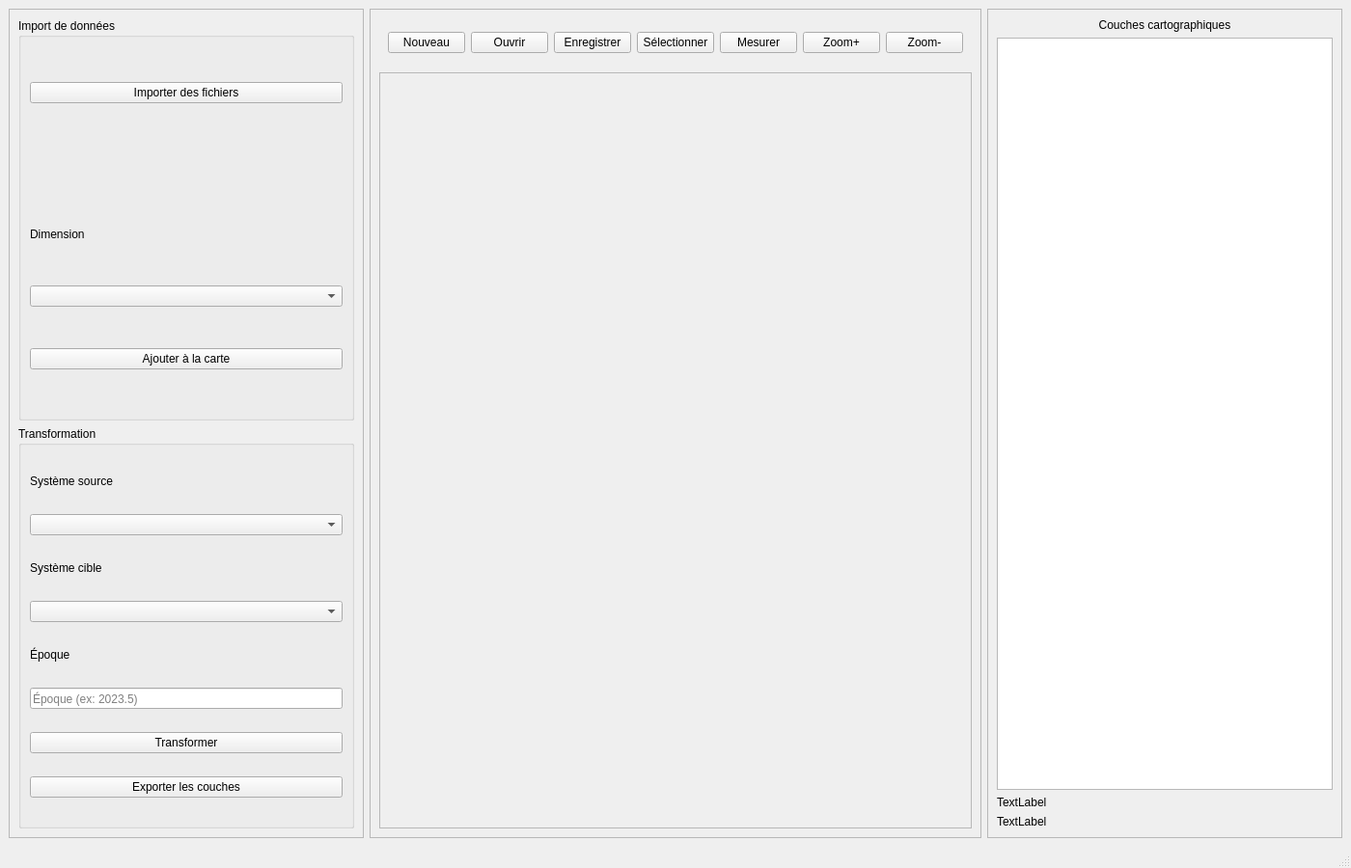
<?xml version="1.0" encoding="UTF-8"?>
<ui version="4.0">
 <class>MainWindow</class>
 <widget class="QMainWindow" name="MainWindow">
  <property name="geometry">
   <rect>
    <x>0</x>
    <y>0</y>
    <width>1400</width>
    <height>900</height>
   </rect>
  </property>
  <property name="windowTitle">
   <string>SIG 4D</string>
  </property>
  <widget class="QWidget" name="centralwidget">
   <layout class="QHBoxLayout" name="mainLayout">
    <item>
     <widget class="QFrame" name="leftPanel">
      <property name="frameShape">
       <enum>QFrame::StyledPanel</enum>
      </property>
      <layout class="QVBoxLayout" name="leftPanelLayout">
       <item>
        <widget class="QGroupBox" name="importGroup">
         <property name="title">
          <string>Import de données</string>
         </property>
         <property name="flat">
          <bool>false</bool>
         </property>
         <layout class="QVBoxLayout">
          <item>
           <widget class="QPushButton" name="importBtn">
            <property name="text">
             <string>Importer des fichiers</string>
            </property>
            <property name="icon">
             <iconset resource="../resources.qrc">
              <normaloff>:/icons/icons/upload.png</normaloff>:/icons/icons/upload.png</iconset>
            </property>
            <property name="iconSize">
             <size>
              <width>45</width>
              <height>45</height>
             </size>
            </property>
           </widget>
          </item>
          <item>
           <widget class="QLabel" name="selectedFileLabel">
            <property name="maximumSize">
             <size>
              <width>300</width>
              <height>40</height>
             </size>
            </property>
            <property name="text">
             <string/>
            </property>
           </widget>
          </item>
          <item>
           <widget class="QLabel" name="label_2">
            <property name="maximumSize">
             <size>
              <width>16777215</width>
              <height>20</height>
             </size>
            </property>
            <property name="text">
             <string>Dimension</string>
            </property>
           </widget>
          </item>
          <item>
           <widget class="QComboBox" name="dimensionCombo">
            <property name="placeholderText">
             <string>Dimension...</string>
            </property>
           </widget>
          </item>
          <item>
           <widget class="QPushButton" name="addToMapBtn">
            <property name="text">
             <string>Ajouter à la carte</string>
            </property>
           </widget>
          </item>
         </layout>
        </widget>
       </item>
       <item>
        <widget class="QGroupBox" name="transformGroup">
         <property name="title">
          <string>Transformation</string>
         </property>
         <layout class="QVBoxLayout">
          <item>
           <widget class="QLabel" name="label_3">
            <property name="maximumSize">
             <size>
              <width>16777215</width>
              <height>20</height>
             </size>
            </property>
            <property name="text">
             <string>Système source</string>
            </property>
           </widget>
          </item>
          <item>
           <widget class="QComboBox" name="sourceCRSCombo">
            <property name="placeholderText">
             <string>Système source...</string>
            </property>
           </widget>
          </item>
          <item>
           <widget class="QLabel" name="label_4">
            <property name="maximumSize">
             <size>
              <width>16777215</width>
              <height>20</height>
             </size>
            </property>
            <property name="text">
             <string>Système cible</string>
            </property>
           </widget>
          </item>
          <item>
           <widget class="QComboBox" name="targetCRSCombo">
            <property name="placeholderText">
             <string>Système cible...</string>
            </property>
           </widget>
          </item>
          <item>
           <widget class="QLabel" name="label_5">
            <property name="maximumSize">
             <size>
              <width>16777215</width>
              <height>20</height>
             </size>
            </property>
            <property name="text">
             <string>Époque</string>
            </property>
           </widget>
          </item>
          <item>
           <widget class="QLineEdit" name="epochEdit">
            <property name="placeholderText">
             <string>Époque (ex: 2023.5)</string>
            </property>
           </widget>
          </item>
          <item>
           <widget class="QPushButton" name="transformBtn">
            <property name="text">
             <string>Transformer</string>
            </property>
           </widget>
          </item>
          <item>
           <widget class="QPushButton" name="exportLayersBtn">
            <property name="text">
             <string>Exporter les couches</string>
            </property>
           </widget>
          </item>
         </layout>
        </widget>
       </item>
      </layout>
     </widget>
    </item>
    <item>
     <widget class="QFrame" name="mapFrame">
      <property name="frameShape">
       <enum>QFrame::StyledPanel</enum>
      </property>
      <layout class="QVBoxLayout">
       <item>
        <widget class="QFrame" name="topTools">
         <property name="maximumSize">
          <size>
           <width>16777215</width>
           <height>50</height>
          </size>
         </property>
         <layout class="QHBoxLayout">
          <property name="topMargin">
           <number>0</number>
          </property>
          <property name="bottomMargin">
           <number>0</number>
          </property>
          <item>
           <widget class="QPushButton" name="btnNew">
            <property name="text">
             <string>Nouveau</string>
            </property>
           </widget>
          </item>
          <item>
           <widget class="QPushButton" name="btnOpen">
            <property name="text">
             <string>Ouvrir</string>
            </property>
           </widget>
          </item>
          <item>
           <widget class="QPushButton" name="btnSave">
            <property name="text">
             <string>Enregistrer</string>
            </property>
           </widget>
          </item>
          <item>
           <widget class="QPushButton" name="btnSelect">
            <property name="text">
             <string>Sélectionner</string>
            </property>
           </widget>
          </item>
          <item>
           <widget class="QPushButton" name="btnMeasure">
            <property name="text">
             <string>Mesurer</string>
            </property>
           </widget>
          </item>
          <item>
           <widget class="QPushButton" name="btnZoomPlus">
            <property name="text">
             <string>Zoom+</string>
            </property>
           </widget>
          </item>
          <item>
           <widget class="QPushButton" name="btnZoomMinus">
            <property name="text">
             <string>Zoom-</string>
            </property>
           </widget>
          </item>
         </layout>
        </widget>
       </item>
       <item>
        <widget class="QFrame" name="carte">
         <property name="frameShape">
          <enum>QFrame::StyledPanel</enum>
         </property>
         <property name="frameShadow">
          <enum>QFrame::Raised</enum>
         </property>
        </widget>
       </item>
      </layout>
     </widget>
    </item>
    <item>
     <widget class="QFrame" name="rightPanel">
      <property name="frameShape">
       <enum>QFrame::StyledPanel</enum>
      </property>
      <layout class="QVBoxLayout">
       <item>
        <widget class="QLabel" name="layersTitle">
         <property name="text">
          <string>Couches cartographiques</string>
         </property>
         <property name="alignment">
          <set>Qt::AlignHCenter</set>
         </property>
        </widget>
       </item>
       <item>
        <widget class="QListWidget" name="layersList"/>
       </item>
       <item>
        <widget class="QLabel" name="scale">
         <property name="text">
          <string>TextLabel</string>
         </property>
        </widget>
       </item>
       <item>
        <widget class="QLabel" name="date">
         <property name="text">
          <string>TextLabel</string>
         </property>
        </widget>
       </item>
      </layout>
     </widget>
    </item>
   </layout>
  </widget>
  <widget class="QMenuBar" name="menubar">
   <property name="geometry">
    <rect>
     <x>0</x>
     <y>0</y>
     <width>1400</width>
     <height>22</height>
    </rect>
   </property>
  </widget>
  <widget class="QStatusBar" name="statusbar"/>
 </widget>
 <resources>
  <include location="../resources.qrc"/>
 </resources>
 <connections/>
</ui>
